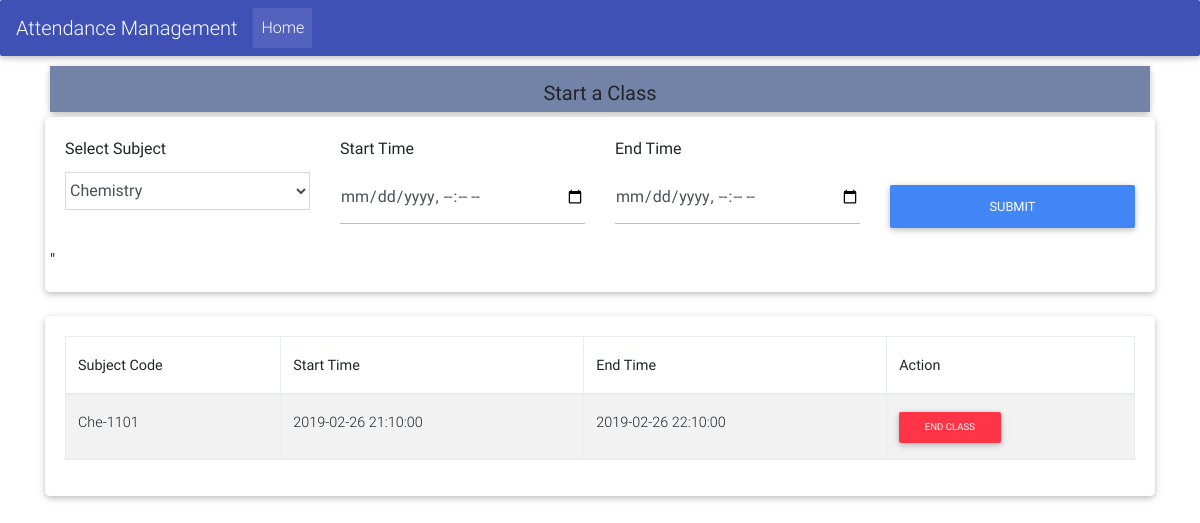
The app's page /Views/Teacher/index.php with its own data.
### tables this page shows
CREATE TABLE `start_classes` (
  `id` int(11) NOT NULL,
  `sub_code` varchar(255) NOT NULL,
  `teacher_id` int(11) NOT NULL,
  `start_time` datetime NOT NULL,
  `end_time` datetime NOT NULL,
  `status` int(11) NOT NULL DEFAULT '0'
);

### src/Attendance/Attendance.php (called while the page is built, shortened)
<?php
class Attendance{
    public $conn;
    public $id;
    public function prepare($data){
        if(array_key_exists('id',$data)){
            $this->id=$data['id'];
        }
        return $this;
    }
    public function __construct()
    {
        $this->conn=mysqli_connect("localhost","root","","attendance_system");
    }
    public function getAllStartClassForTeacher(){
        $candidates=array();
        $query="SELECT * FROM `start_classes` WHERE teacher_id =$this->id";
        if($result=mysqli_query($this->conn,$query)){
            while ($row=mysqli_fetch_assoc($result)){
                $candidates[]=$row;
            }
            return $candidates;
        }
    }
    public function getSubjectAssignToTeacher(){
        $subjects=array();
        $query="SELECT subjects.sub_code, subjects.name FROM subjects INNER JOIN assign_subjects_to_teachers ON subjects.sub_code = assign_subjects_to_teachers.sub_code WHERE teacher_id =$this->id";
        if($result=mysqli_query($this->conn,$query)){
            while ($row=mysqli_fetch_assoc($result)){
                $subjects[]=$row;
            }
            return $subjects;
        }
    }
}

### Views/Teacher/index.php (the view, shortened to what this page needs)
<?php
include_once('../../src/Attendance/Attendance.php');
$subjects= new  Attendance();
$subjects->prepare($_POST);
$allsubjects= $subjects->getSubjectAssignToTeacher();
$allStartClass = $subjects->getAllStartClassForTeacher();
?>
<!DOCTYPE html>
<html lang="en">
<head>
    <link type="text/css" rel="stylesheet" href="../../Resource/bootstrap/css/bootstrap.min.css">
    <link type="text/css" rel="stylesheet" href="../../Resource/MDB/css/bootstrap.min.css">
    <link type="text/css" rel="stylesheet" href="../../Resource/MDB/css/mdb.min.css">
    <link type="text/css" rel="stylesheet" href="../../Resource/MDB/css/style.css">
    <link type="text/css" rel="stylesheet" href="https://cdnjs.cloudflare.com/ajax/libs/limonte-sweetalert2/6.11.0/sweetalert2.min.css">
</head>
<body>
<nav class="navbar navbar-expand-lg navbar-dark indigo">
    <a class="navbar-brand" href="#">Attendance Management</a>
    <div class="collapse navbar-collapse" id="navbarSupportedContent">
        <ul class="navbar-nav mr-auto">
            <li class="nav-item active">
                <a class="nav-link" href="index.php">Home </a>
            </li>
        </ul>
    </div>
</nav>
<div class="container">
    <div class="row">
        <div class="wall col-12" style="margin-bottom: -50px;">
            <div class="row card" style="margin:5px; margin-top: 10px; ">
                <div class="footer pt-3 mdb-color lighten-2">
                    <div class="text-center">
                        <h5 class="unique-text"><strong>Start a Class</strong></h5>
                    </div>
                </div>
            </div>
            <div class="row">
                <div class="col-12">
                    <div class="card">
                        <div class="card-body">
                            <form method="post" action="store_start_class.php">
                                <div class="row">
                                    <div class="col-3">
                                        <label>Select Subject</label>
                                        <div class="md-form">
                                            <select name="sub_code" class="form-control">
                                                <?php foreach($allsubjects as $subject) {?>
                                                <option value="<?php echo $subject['sub_code'] ?>"><?php echo $subject['name'] ?></option>
                                                <?php } ?>
                                            </select>
                                        </div>
                                    </div>
                                    <div class="col-3">
                                        <label>Start Time</label>
                                        <div class="md-form">
                                            <input
                                                name="start_time"
                                                placeholder="Subject Name"
                                                type="datetime-local" class="form-control">
                                        </div>
                                    </div>
                                    <div class="col-3">
                                        <label>End Time</label>
                                        <div class="md-form">
                                            <input
                                                name="end_time"
                                                placeholder="Subject Code"
                                                type="datetime-local" class="form-control">
                                        </div>
                                    </div>
                                    <div class="col-3">
                                        <br><br>
                                        <button type="submit" class=" btn btn-primary btn-block align-items-center ">Submit</button>
                                    </div>"
                                </div>
                            </form>
                        </div>
                    </div>
                </div>
            </div><br>
            <div class="row">
                <div class="col-12">
                    <div class="card">
                        <div class="card-body">
                            <table class="table table-bordered table-striped">
                                <thead class="text-center">
                                <tr>
                                    <th>Subject Code</th>
                                    <th>Start Time</th>
                                    <th>End Time</th>
                                    <th>Action</th>
                                </tr>
                                </thead>
                                <tbody>
                                <?php if(!empty($allStartClass))foreach ($allStartClass as $subject){ ?>
                                    <tr>
                                        <td><?php echo $subject['sub_code']?></td>
                                        <td><?php echo $subject['start_time']?></td>
                                        <td><?php echo $subject['end_time']?></td>
                                        <td><a href="delete_start_class.php?id=<?php echo $subject['id']?>" class="btn btn-sm btn-danger">End Class</a></td>
                                    </tr>
                                <?php } ?>
                                </tbody>
                            </table>
                        </div>
                    </div>
                </div>
            </div>
        </div>
    </div>
</div>
</body>
</html>

### records on screen
start_classes: sub_code "Che-1101", start_time "2019-02-26 21:10:00", end_time "2019-02-26 22:10:00"

### other values on screen
form field sub_code "Chemistry"
